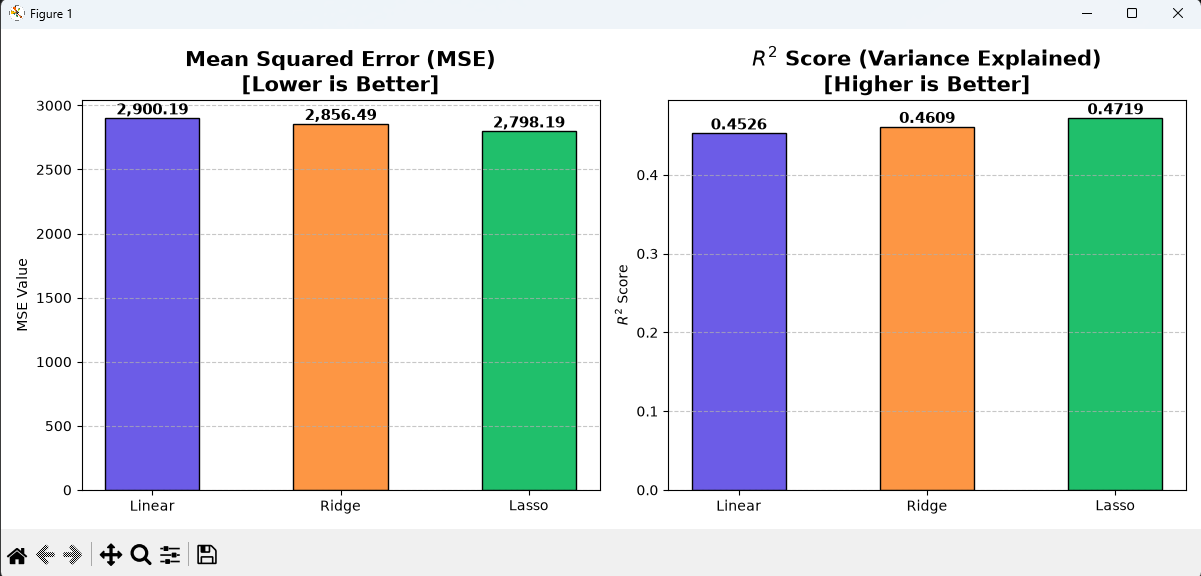

Recreate this plot in Python.
import pandas as pd
import matplotlib.pyplot as plt
from sklearn.datasets import load_diabetes
from sklearn.model_selection import train_test_split
from sklearn.linear_model import LinearRegression, RidgeCV, LassoCV
from sklearn.metrics import mean_squared_error, r2_score

# Load Diabetes dataset
data = load_diabetes()
X = pd.DataFrame(data.data, columns=data.feature_names)
y = data.target

# Split dataset
X_train, X_test, y_train, y_test = train_test_split(
    X, y, test_size=0.2, random_state=42
)

# Linear Regression
lr = LinearRegression()
lr.fit(X_train, y_train)
lr_pred = lr.predict(X_test)

# Ridge Regression
ridge = RidgeCV(alphas=[0.01, 0.1, 1, 10, 100], cv=5)
ridge.fit(X_train, y_train)
ridge_pred = ridge.predict(X_test)

# Lasso Regression
lasso = LassoCV(alphas=[0.01, 0.1, 1, 10, 100], cv=5, random_state=42)
lasso.fit(X_train, y_train)
lasso_pred = lasso.predict(X_test)

# Calculate Metrics
models = ["Linear", "Ridge", "Lasso"]

mse = [
    mean_squared_error(y_test, lr_pred),
    mean_squared_error(y_test, ridge_pred),
    mean_squared_error(y_test, lasso_pred)
]

r2 = [
    r2_score(y_test, lr_pred),
    r2_score(y_test, ridge_pred),
    r2_score(y_test, lasso_pred)
]

# Print Results
print("Linear Regression")
print("MSE:", mse[0])
print("R2 Score:", r2[0])

print("\nRidge Regression")
print("Best Alpha:", ridge.alpha_)
print("MSE:", mse[1])
print("R2 Score:", r2[1])

print("\nLasso Regression")
print("Best Alpha:", lasso.alpha_)
print("MSE:", mse[2])
print("R2 Score:", r2[2])

# ---------------- Visualization ----------------

colors = ['#6C5CE7', '#FD9644', '#20BF6B']

plt.figure(figsize=(12,5))

# MSE Graph
plt.subplot(1,2,1)
bars = plt.bar(models, mse, color=colors, edgecolor='black', width=0.5)
plt.title("Mean Squared Error (MSE)\n[Lower is Better]", fontsize=15, fontweight='bold')
plt.ylabel("MSE Value")
plt.grid(axis='y', linestyle='--', alpha=0.7)

for bar in bars:
    plt.text(bar.get_x()+bar.get_width()/2,
             bar.get_height()+30,
             f"{bar.get_height():,.2f}",
             ha='center', fontsize=11, fontweight='bold')

# R2 Graph
plt.subplot(1,2,2)
bars = plt.bar(models, r2, color=colors, edgecolor='black', width=0.5)
plt.title(r"$R^2$ Score (Variance Explained)"+"\n[Higher is Better]",
          fontsize=15, fontweight='bold')
plt.ylabel(r"$R^2$ Score")
plt.grid(axis='y', linestyle='--', alpha=0.7)

for bar in bars:
    plt.text(bar.get_x()+bar.get_width()/2,
             bar.get_height()+0.005,
             f"{bar.get_height():.4f}",
             ha='center', fontsize=11, fontweight='bold')

plt.tight_layout()
plt.show()
